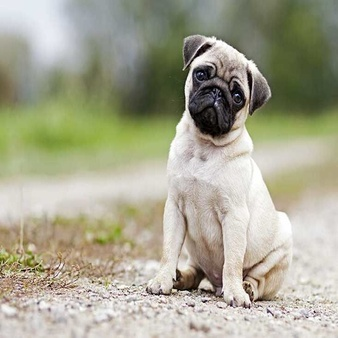
#> input picture api/Transformation/Input_Images/Dog.jpg, 338 x 338 px, shrunk from 549 x 549 before the run, found by its file name; its folder holds 4 pictures in this run
$ python rotationTransformation.py
#> lines starting #> are read from the running program, lines starting #| are printed output that depends on the picture
#> in rotationTransformation, image is the input picture: shape (338, 338, 3); mean B, G, R 145.1, 166.2, 167.4
import numpy as np
import cv2
import base64
import math

def rotate(image, theta):
#> called with theta = 0.5
    [h, w,_] = image.shape
#> h = 338; w = 338
    m = np.array([[math.cos(theta), -math.sin(theta)], [math.sin(theta), math.cos(theta)]])
    m1 = np.array([[math.cos(theta), math.sin(theta)], [-math.sin(theta), math.cos(theta)]])
    l = np.array([h, 0])
#> l = [338, 0]
    c = np.array([h, w])
#> c = [338, 338]
    r = np.array([0, w])
#> r = [0, 338]
    l1 = m.dot(l)
#> l1 = [296.6, 162]
    c1 = m.dot(c)
#> c1 = [134.6, 458.7]
    r1 = m.dot(r)
#> r1 = [-162, 296.6]
    r_origin = np.array([0, 0])
    min_x_val = min(l1[0], c1[0], r1[0], r_origin[0])
#> min_x_val = -162
    min_y_val = min(l1[1], c1[1], r1[1], r_origin[1])
    max_x_val = max(l1[0], c1[0], r1[0], r_origin[0])
    max_y_val = max(l1[1], c1[1], r1[1], r_origin[1])
    rows = int(max_x_val - min_x_val)
    cols = int(max_y_val - min_y_val)
    [x1, y1] = [-min_x_val, -min_y_val]
    img1 = np.zeros((rows, cols,3))
    for row in range(rows):
        for col in range(cols):
            i1 = row - x1
            j1 = col - y1
            img = np.array([i1, j1])
            [ix, iy] = m1.dot(img)
            # nearest_neighbor interpolation
            ix1 = int(ix)
            iy1 = int(iy)
            if h > ix >= 0 and w > iy >= 0:
                img1[row, col] = image[ix1, iy1]
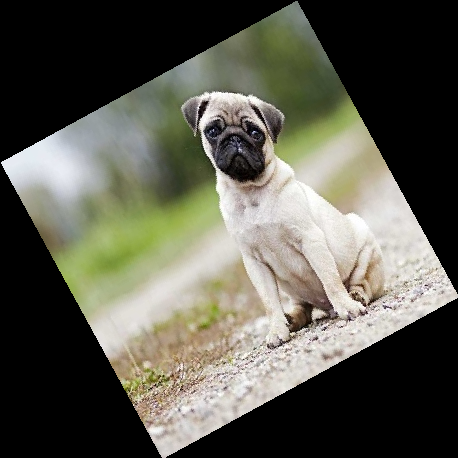
#> img1: shape (458, 458, 3) float64; mean B, G, R 79, 90.5, 91.2
    return img1

def rotationTransformation(inputImageName,parameters):
    image = cv2.imread('Transformation/Input_Images/'+inputImageName, cv2.IMREAD_COLOR)

    theta = float(parameters)
    rotated_image = rotate(image, theta)

    output_image_name = 'Transformation/Output_Images/'+inputImageName
    cv2.imwrite(output_image_name, rotated_image)

    with open(output_image_name, "rb") as image_file:
        image_string = base64.b64encode(image_file.read())
        return image_string

if __name__ == "__main__":
    rotationTransformation("Dog.jpg","0.5")
